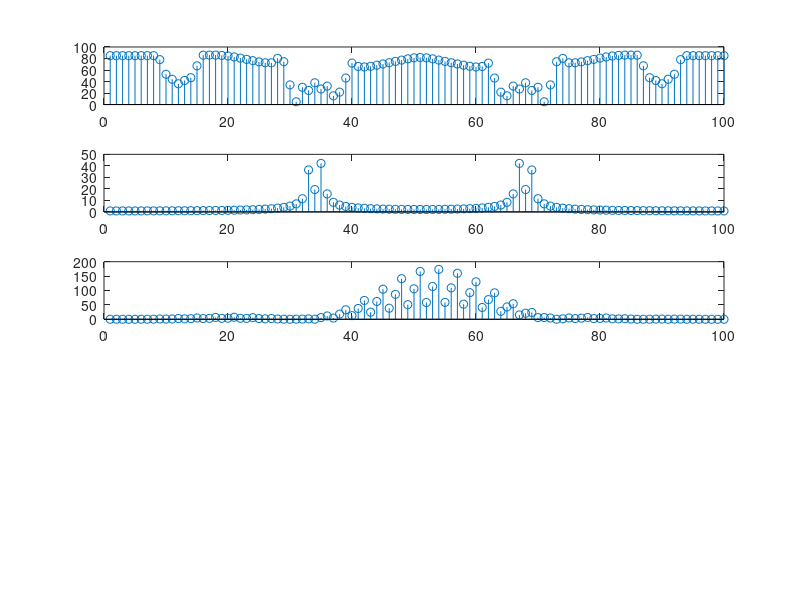

This figure's MATLAB source:
clear 
close all

load signal2.txt
x = signal2;

X1 = fft(blackmanharris(100).*x);
X2 = fft(rectwin(100).*x);
X3 = fft(flattopwin(100).*x);
figure(1);
subplot(5,1,1)
stem(abs(20*log10(X1)));
subplot(5,1,2)
stem(abs(X2));
subplot(5,1,3)
stem(abs(fft(X3)));